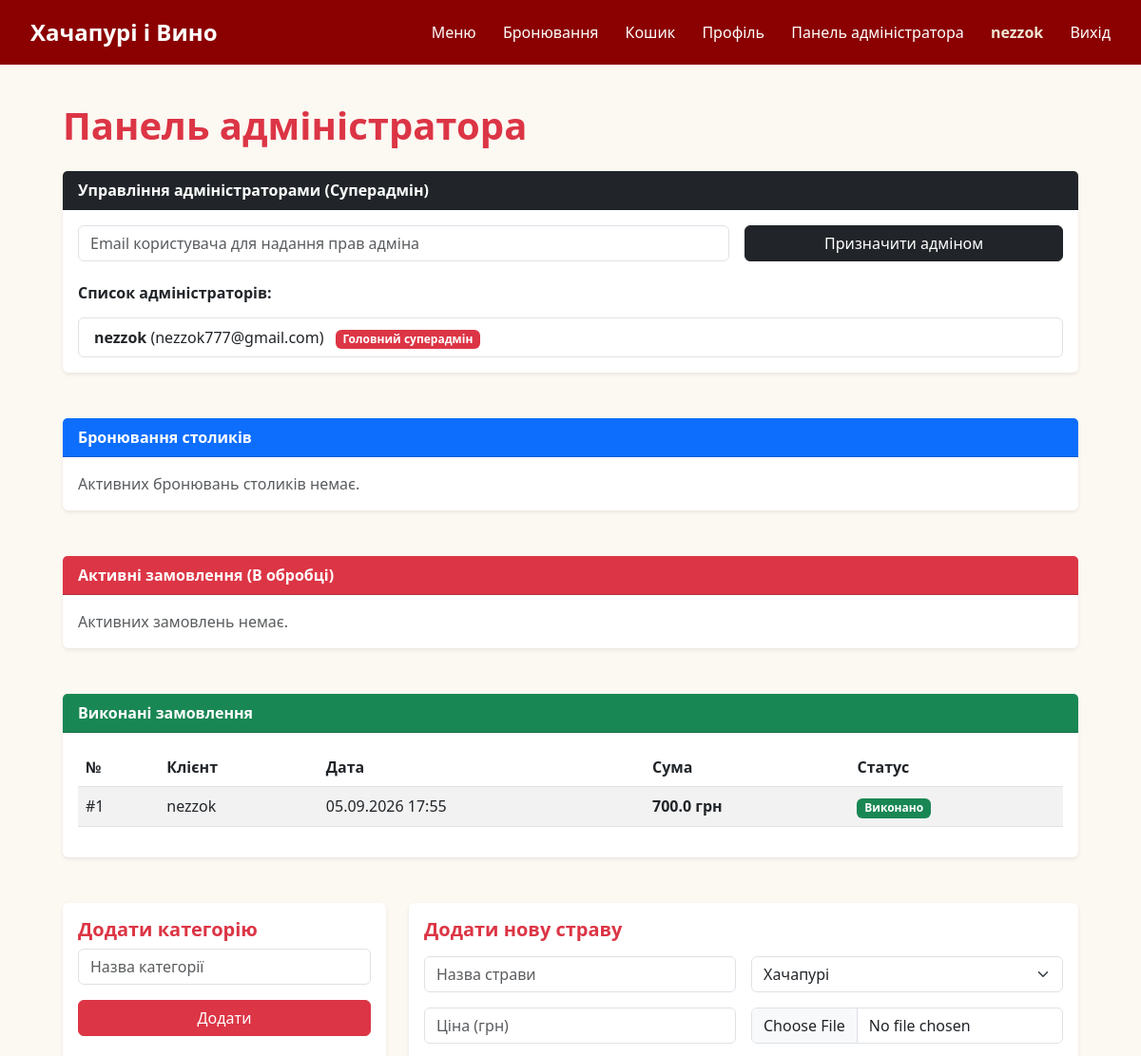
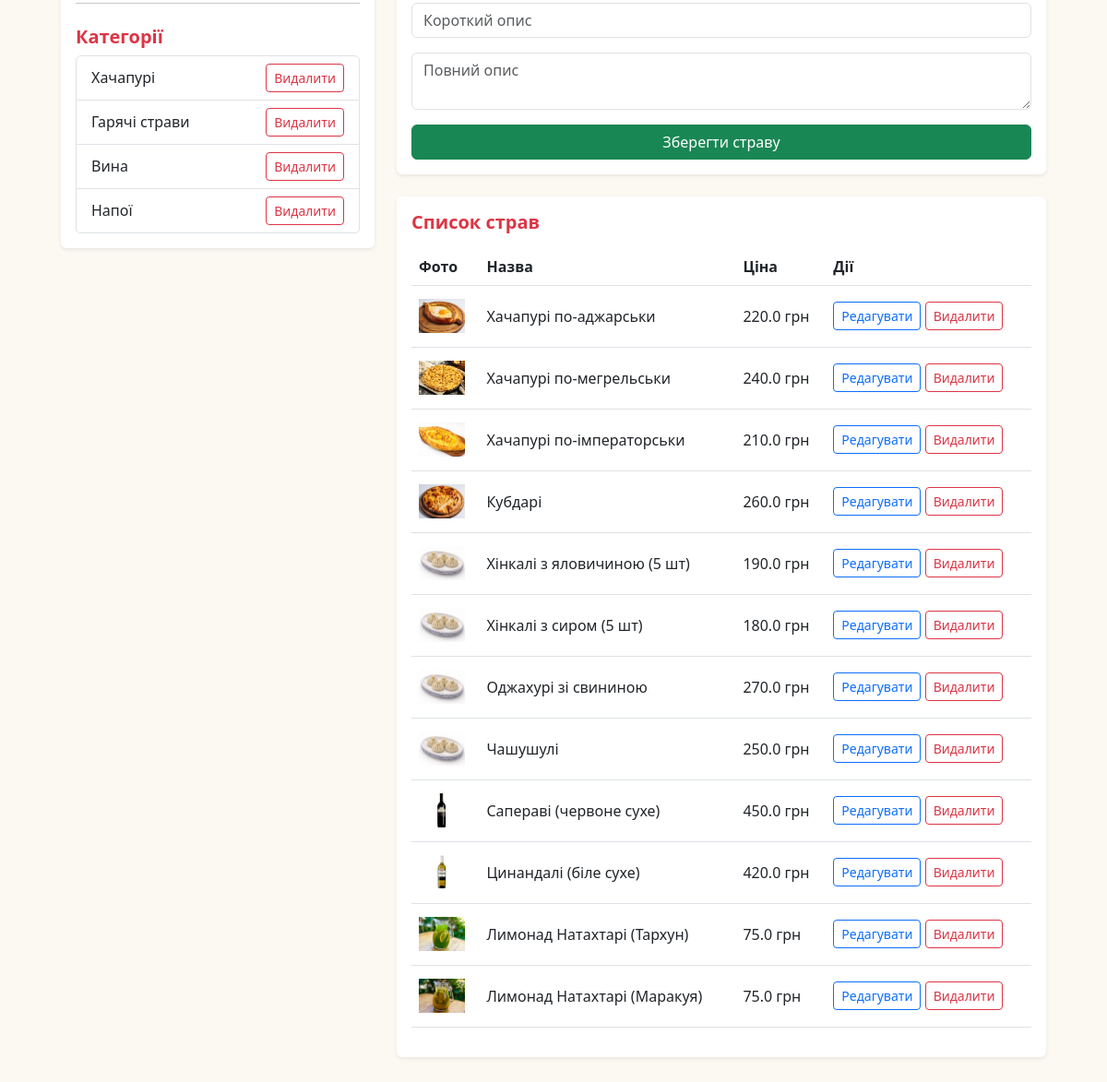
The page /admin (signed in) on the database its author committed (2 pictures, top to bottom).
### models.py (models this page shows, shortened)
class User(UserMixin, db.Model):
    id = db.Column(db.Integer, primary_key=True)
    username = db.Column(db.String(50), nullable=False)
    email = db.Column(db.String(120), unique=True, nullable=False)
    password_hash = db.Column(db.String(255), nullable=False)
    is_admin = db.Column(db.Boolean, default=False)
    is_superadmin = db.Column(db.Boolean, default=False)

class Order(db.Model):
    id = db.Column(db.Integer, primary_key=True)
    user_id = db.Column(db.Integer, db.ForeignKey('user.id'), nullable=False)
    total_price = db.Column(db.Float, nullable=False)
    status = db.Column(db.String(50), default='В обробці')
    created_at = db.Column(db.DateTime, default=datetime.utcnow)
    items = db.relationship('OrderItem', backref='order', lazy=True, cascade='all, delete-orphan')
    user = db.relationship('User', backref='orders', lazy=True)

class Category(db.Model):
    id = db.Column(db.Integer, primary_key=True)
    name = db.Column(db.String(50), nullable=False, unique=True)
    dishes = db.relationship('Dish', backref='category_rel', lazy=True, cascade='all, delete-orphan')

class Dish(db.Model):
    id = db.Column(db.Integer, primary_key=True)
    title = db.Column(db.String(100), nullable=False)
    category_id = db.Column(db.Integer, db.ForeignKey('category.id'), nullable=False)
    price = db.Column(db.Float, nullable=False)
    description = db.Column(db.Text, nullable=False)
    full_description = db.Column(db.Text, nullable=False)
    image = db.Column(db.String(255), nullable=False, default='default.jpg')

### app.py (the view, shortened to what this page needs)
@app.route('/admin', methods=['GET', 'POST'])
@login_required
def admin():
    if not current_user.is_admin:
        flash('Доступ заборонено.', 'danger')
        return redirect(url_for('index'))
    categories = Category.query.all()
    dishes = Dish.query.all()
    reservations = Reservation.query.all()
    active_orders = Order.query.filter_by(status='В обробці').order_by(Order.created_at.desc()).all()
    completed_orders = Order.query.filter_by(status='Виконано').order_by(Order.created_at.desc()).all()
    admins = User.query.filter_by(is_admin=True).all()
    return render_template('admin.html', categories=categories, dishes=dishes, reservations=reservations,
                           active_orders=active_orders, completed_orders=completed_orders, admins=admins,
                           is_super_admin=current_user.is_superadmin)

### templates/admin.html (shortened to what this page needs)
{% extends 'base.html' %}
{% block content %}
<div class="container my-4">
    <h1 class="text-danger fw-bold mb-4">Панель адміністратора</h1>
    {% if is_super_admin %}
    <div class="card shadow-sm mb-5 border-0">
        <div class="card-header bg-dark text-white fw-bold">
            Управління адміністраторами (Суперадмін)
        </div>
        <div class="card-body">
            <form action="{{ url_for('admin') }}" method="POST" class="row g-3 mb-4">
                <div class="col-md-8">
                    <input type="email" name="email" class="form-control" placeholder="Email користувача для надання прав адміна" required>
                </div>
                <div class="col-md-4">
                    <button type="submit" name="grant_admin" class="btn btn-dark w-100">Призначити адміном</button>
                </div>
            </form>
            <h6 class="fw-bold text-dark mb-3">Список адміністраторів:</h6>
            <ul class="list-group">
                {% for admin_user in admins %}
                <li class="list-group-item d-flex justify-content-between align-items-center">
                    <div>
                        <strong>{{ admin_user.username }}</strong> ({{ admin_user.email }})
                        {% if admin_user.is_superadmin %}
                            <span class="badge bg-danger ms-2">Головний суперадмін</span>
                        {% endif %}
                    </div>
                </li>
                {% endfor %}
            </ul>
        </div>
    </div>
    {% endif %}
    <div class="card shadow-sm mb-5 border-0">
        <div class="card-header bg-primary text-white fw-bold">
            Бронювання столиків
        </div>
        <div class="card-body">
            {% if reservations %}
            <div class="table-responsive">
                <table class="table table-hover align-middle">
                    <thead>
                        <tr>
                            <th>№</th>
                            <th>Ім'я клієнта</th>
                            <th>Телефон</th>
                            <th>Дата</th>
                            <th>Час</th>
                            <th>Гостей</th>
                            <th>Дія</th>
                        </tr>
                    </thead>
                    <tbody>
                        {% for res in reservations %}
                        <tr>
                            <td><strong>#{{ res.id }}</strong></td>
                            <td>{{ res.name }}</td>
                            <td><a href="tel:{{ res.phone }}" class="text-decoration-none fw-bold">{{ res.phone }}</a></td>
                            <td>{{ res.date }}</td>
                            <td>{{ res.time }}</td>
                            <td><span class="badge bg-info text-dark">{{ res.guests }} ос.</span></td>
                            <td>
                                <form action="{{ url_for('cancel_reservation', res_id=res.id) }}" method="POST" class="d-inline">
                                    <input type="hidden" name="csrf_token" value="{{ csrf_token() }}">
                                    <button type="submit" class="btn btn-sm btn-outline-danger" onclick="return confirm('Скасувати це бронювання?')">Скасувати</button>
                                </form>
                            </td>
                        </tr>
                        {% endfor %}
                    </tbody>
                </table>
            </div>
            {% else %}
            <p class="text-muted m-0">Активних бронювань столиків немає.</p>
            {% endif %}
        </div>
    </div>
    <div class="card shadow-sm mb-5 border-0">
        <div class="card-header bg-danger text-white fw-bold">
            Активні замовлення (В обробці)
        </div>
        <div class="card-body">
            {% if active_orders %}
            <div class="table-responsive">
                <table class="table table-hover align-middle">
                    <thead>
                        <tr>
                            <th>№</th>
                            <th>Клієнт</th>
                            <th>Дата</th>
                            <th>Склад</th>
                            <th>Сума</th>
                            <th>Статус</th>
                            <th>Дія</th>
                        </tr>
                    </thead>
                    <tbody>
                        {% for order in active_orders %}
                        <tr>
                            <td><strong>#{{ order.id }}</strong></td>
                            <td>{{ order.user.username }} ({{ order.user.email }})</td>
                            <td>{{ order.created_at.strftime('%d.%m.%Y %H:%M') }}</td>
                            <td>
                                <ul class="list-unstyled mb-0 small">
                                    {% for item in order.items %}
                                    <li>• {{ item.dish_title }} x{{ item.quantity }}</li>
                                    {% endfor %}
                                </ul>
                            </td>
                            <td class="fw-bold text-danger">{{ order.total_price }} грн</td>
                            <td><span class="badge bg-warning text-dark">{{ order.status }}</span></td>
                            <td>
                                <form action="{{ url_for('complete_order', order_id=order.id) }}" method="POST" class="d-inline">
                                    <input type="hidden" name="csrf_token" value="{{ csrf_token() }}">
                                    <button type="submit" class="btn btn-sm btn-success">Завершити (Виконано)</button>
                                </form>
                            </td>
                        </tr>
                        {% endfor %}
                    </tbody>
                </table>
            </div>
            {% else %}
            <p class="text-muted m-0">Активних замовлень немає.</p>
            {% endif %}
        </div>
    </div>
    <div class="card shadow-sm mb-5 border-0">
        <div class="card-header bg-success text-white fw-bold">
            Виконані замовлення
        </div>
        <div class="card-body">
            {% if completed_orders %}
            <div class="table-responsive">
                <table class="table table-striped align-middle">
                    <thead>
                        <tr>
                            <th>№</th>
                            <th>Клієнт</th>
                            <th>Дата</th>
                            <th>Сума</th>
                            <th>Статус</th>
                        </tr>
                    </thead>
                    <tbody>
                        {% for order in completed_orders %}
                        <tr>
                            <td>#{{ order.id }}</td>
                            <td>{{ order.user.username }}</td>
                            <td>{{ order.created_at.strftime('%d.%m.%Y %H:%M') }}</td>
                            <td class="fw-bold">{{ order.total_price }} грн</td>
                            <td><span class="badge bg-success">Виконано</span></td>
                        </tr>
                        {% endfor %}
                    </tbody>
                </table>
            </div>
            {% else %}
            <p class="text-muted m-0">Виконаних замовлень ще немає.</p>
            {% endif %}
        </div>
    </div>
    <div class="row g-4">
        <div class="col-md-4">
            <div class="card shadow-sm border-0 p-3">
                <h5 class="fw-bold text-danger">Додати категорію</h5>
                <form action="{{ url_for('admin') }}" method="POST">
                    <div class="mb-3">
                        <input type="text" name="category_name" class="form-control" placeholder="Назва категорії" required>
                    </div>
                    <button type="submit" name="add_category" class="btn btn-danger w-100">Додати</button>
                </form>
                <hr class="my-4">
                <h5 class="fw-bold text-danger">Категорії</h5>
                <ul class="list-group">
                    {% for cat in categories %}
                    <li class="list-group-item d-flex justify-content-between align-items-center">
                        {{ cat.name }}
                        <form action="{{ url_for('admin') }}" method="POST" class="d-inline">
                            <button type="submit" name="delete_category" class="btn btn-sm btn-outline-danger">Видалити</button>
                        </form>
                    </li>
                    {% endfor %}
                </ul>
            </div>
        </div>
        <div class="col-md-8">
            <div class="card shadow-sm border-0 p-3 mb-4">
                <h5 class="fw-bold text-danger mb-3">Додати нову страву</h5>
                <form action="{{ url_for('admin') }}" method="POST" enctype="multipart/form-data">
                    <div class="row g-3">
                        <div class="col-md-6">
                            <input type="text" name="title" class="form-control" placeholder="Назва страви" required>
                        </div>
                        <div class="col-md-6">
                            <select name="category_id" class="form-select" required>
                                {% for cat in categories %}
                                <option value="{{ cat.id }}">{{ cat.name }}</option>
                                {% endfor %}
                            </select>
                        </div>
                        <div class="col-md-6">
                            <input type="number" step="0.1" name="price" class="form-control" placeholder="Ціна (грн)" required>
                        </div>
                        <div class="col-md-6">
                            <input type="file" name="image" class="form-control">
                        </div>
                        <div class="col-12">
                            <input type="text" name="description" class="form-control" placeholder="Короткий опис" required>
                        </div>
                        <div class="col-12">
                            <textarea name="full_description" class="form-control" rows="2" placeholder="Повний опис" required></textarea>
                        </div>
                        <div class="col-12">
                            <button type="submit" name="add_dish" class="btn btn-success w-100">Зберегти страву</button>
                        </div>
                    </div>
                </form>
            </div>
            <div class="card shadow-sm border-0 p-3">
                <h5 class="fw-bold text-danger mb-3">Список страв</h5>
                <div class="table-responsive">
                    <table class="table align-middle">
                        <thead>
                            <tr>
                                <th>Фото</th>
                                <th>Назва</th>
                                <th>Ціна</th>
                                <th>Дії</th>
                            </tr>
                        </thead>
                        <tbody>
                            {% for dish in dishes %}
                            <tr>
                                <td><img src="{{ url_for('static', filename='uploads/' + dish.image) }}" style="width: 50px; height: 50px; object-fit: contain;"></td>
                                <td>{{ dish.title }}</td>
                                <td>{{ dish.price }} грн</td>
                                <td>
                                    <a href="{{ url_for('edit_dish', dish_id=dish.id) }}" class="btn btn-sm btn-outline-primary">Редагувати</a>
                                    <form action="{{ url_for('delete_dish', dish_id=dish.id) }}" method="POST" class="d-inline">
                                        <button type="submit" class="btn btn-sm btn-outline-danger">Видалити</button>
                                    </form>
                                </td>
                            </tr>
                            {% endfor %}
                        </tbody>
                    </table>
                </div>
            </div>
        </div>
    </div>
</div>
{% endblock %}

### templates/base.html (shortened to what this page needs)
<!DOCTYPE html>
<html lang="uk">
<head>
    <link href="https://cdn.jsdelivr.net/npm/bootstrap@5.3.0/dist/css/bootstrap.min.css" rel="stylesheet">
    <link rel="stylesheet" href="{{ url_for('static', filename='css/style.css') }}">
</head>
<body>
    <header>
        <div class="logo">
            <a href="{{ url_for('index') }}" style="color: white; text-decoration: none;">Хачапурі і Вино</a>
        </div>
        <nav>
            <a href="{{ url_for('index') }}">Меню</a>
            <a href="{{ url_for('booking') }}">Бронювання</a>
            {% if current_user.is_authenticated %}
                <a href="{{ url_for('cart') }}">Кошик</a>
                <a href="{{ url_for('profile') }}">Профіль</a>
                {% if current_user.is_admin %}
                    <a href="{{ url_for('admin') }}">Панель адміністратора</a>
                {% endif %}
                <span style="margin-left: 1.5rem; font-weight: bold; color: #f0e6d2;">{{ current_user.username }}</span>
                <a href="{{ url_for('logout') }}">Вихід</a>
            {% else %}
                <a href="{{ url_for('login') }}">Вхід</a>
                <a href="{{ url_for('register') }}">Реєстрація</a>
            {% endif %}
        </nav>
    </header>
    <div class="container-fluid px-4 py-3">
        {% block content %}{% endblock content %}
    </div>
</body>
</html>

### rows shown on the page
User: username "nezzok", email "nezzok777@gmail.com", is_superadmin "Головний суперадмін"
Order: id "1", user.username "nezzok", created_at "05.09.2026 17:55", total_price "700.0"
Category: name "Хачапурі"
Category: name "Гарячі страви"
Category: name "Вина"
Category: name "Напої"
Dish: image (placeholder picture), title "Хачапурі по-аджарськи", price "220.0"
Dish: image (placeholder picture), title "Хачапурі по-мегрельськи", price "240.0"
Dish: image (placeholder picture), title "Хачапурі по-імператорськи", price "210.0"
Dish: image (placeholder picture), title "Кубдарі", price "260.0"
Dish: image (placeholder picture), title "Хінкалі з яловичиною (5 шт)", price "190.0"
Dish: image (placeholder picture), title "Хінкалі з сиром (5 шт)", price "180.0"
Dish: image (placeholder picture), title "Оджахурі зі свининою", price "270.0"
Dish: image (placeholder picture), title "Чашушулі", price "250.0"
Dish: image (placeholder picture), title "Сапераві (червоне сухе)", price "450.0"
Dish: image (placeholder picture), title "Цинандалі (біле сухе)", price "420.0"
Dish: image (placeholder picture), title "Лимонад Натахтарі (Тархун)", price "75.0"
Dish: image (placeholder picture), title "Лимонад Натахтарі (Маракуя)", price "75.0"

### other values the page prints
form field category_id "Хачапурі"
